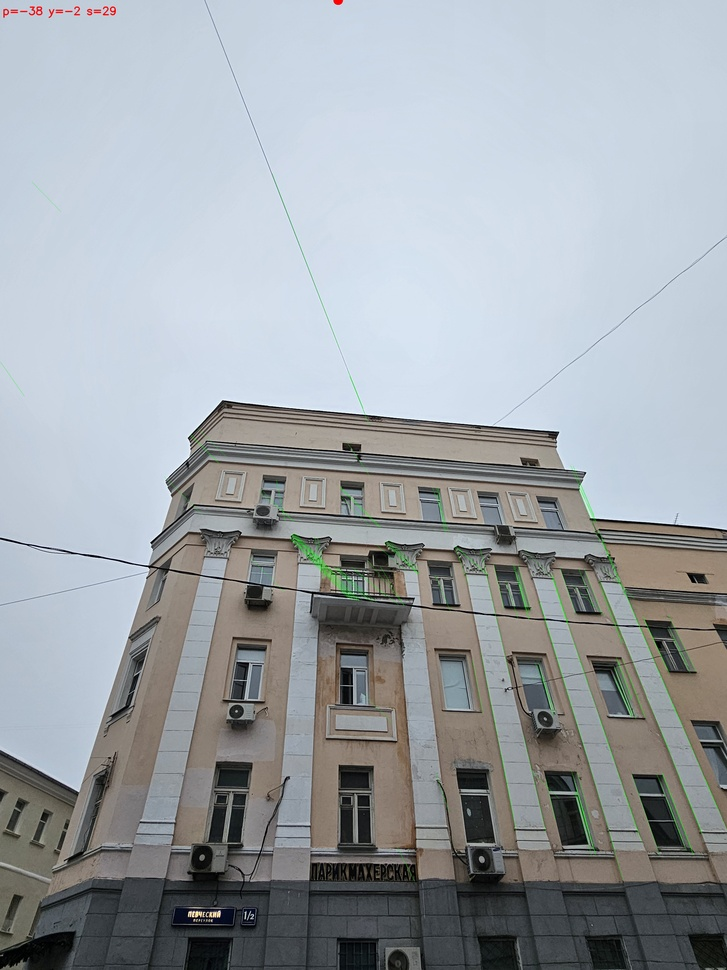
#> input picture examples/20260302_120131_rectified_debug.jpg, 727 x 970 px, shrunk from 3000 x 4000 before the run
$ python main.py examples/20260302_120131_rectified_debug.jpg
#> lines starting #> are read from the running program, lines starting #| are printed output that depends on the picture
### src/detector.py
import cv2
import numpy as np


class Detector:
    def __init__(self, img_bgr):
        self.img = img_bgr
        self.h, self.w = img_bgr.shape[:2]

    def find_all_lines(self):
        gray = cv2.cvtColor(self.img, cv2.COLOR_BGR2GRAY)
        edges = cv2.Canny(cv2.equalizeHist(gray), 50, 150, apertureSize=3)
        lines = cv2.HoughLinesP(edges, 1, np.pi / 180,
                                threshold=80, minLineLength=60, maxLineGap=20)
        return [l[0].tolist() for l in lines] if lines is not None else []

    def is_facade_line(self, l):
        x1, y1, x2, y2 = l
        length = np.sqrt((x2 - x1) ** 2 + (y2 - y1) ** 2)

        if length < self.h * 0.04:
            return False
        dx = abs(x2 - x1)
        dy = abs(y2 - y1)
        angle = abs(np.degrees(np.arctan2(dy, max(dx, 1))))
        if angle < 15 or angle > 80:
            return False
        if length > self.w * 0.5 and 20 < angle < 70:
            return False
        if min(y1, y2) < self.h * 0.15:
            return False
        if abs(x2 - x1) > self.w * 0.6:
            return False
        if abs(x2 - x1) > 1:
            t = (0 - y1) / max(y2 - y1, 1e-5)
            x_at_top = x1 + t * (x2 - x1)
            if not (-self.w * 0.5 < x_at_top < self.w * 1.5):
                return False
        return True

    def get_facade_lines(self):
        all_lines = self.find_all_lines()
        facade = [l for l in all_lines if self.is_facade_line(l)]

        if len(facade) < 4:
            facade = [l for l in all_lines
                      if 15 < abs(np.degrees(np.arctan2(
                          abs(l[3] - l[1]), max(abs(l[2] - l[0]), 1)))) < 80
                      and np.sqrt((l[2] - l[0]) ** 2 + (l[3] - l[1]) ** 2) > 50
                      and min(l[1], l[3]) > self.h * 0.15
                      and abs(l[2] - l[0]) < self.w * 0.6]

        return facade, all_lines

### src/vanishing_point.py
import numpy as np
import random


class VanishingPointFinder:
    def __init__(self, facade_lines, img_h, img_w, n_iter=2000, thresh=12):
        self.lines = facade_lines
        self.img_h = img_h
        self.img_w = img_w
        self.n_iter = n_iter
        self.thresh = thresh
        self.abc_list = [self._line_abc(l) for l in facade_lines]

    @staticmethod
    def _line_abc(l):
        x1, y1, x2, y2 = l
        a = y2 - y1
        b = x1 - x2
        c = x2 * y1 - x1 * y2
        n = np.sqrt(a ** 2 + b ** 2 + 1e-10)
        return a / n, b / n, c / n

    @staticmethod
    def _intersect(l1, l2):
        a1 = l1[3]-l1[1]; b1 = l1[0]-l1[2]; c1 = l1[2]*l1[1]-l1[0]*l1[3]
        a2 = l2[3]-l2[1]; b2 = l2[0]-l2[2]; c2 = l2[2]*l2[1]-l2[0]*l2[3]
        D = a1*b2 - a2*b1
        if abs(D) < 1e-8:
            return None
        return (b1*c2 - b2*c1) / D, (a2*c1 - a1*c2) / D

    def find(self):
        if len(self.lines) < 2:
            return None, 0

        best_vp, best_score = None, 0

        for _ in range(self.n_iter):
            i, j = random.sample(range(len(self.lines)), 2)
            pt = self._intersect(self.lines[i], self.lines[j])
            if pt is None:
                continue

            px, py = pt

            if py > self.img_h * 0.35:
                continue
            if not (-self.img_h * 30 < px < self.img_w * 30):
                continue

            score = sum(1 for abc in self.abc_list
                        if abs(abc[0]*px + abc[1]*py + abc[2]) < self.thresh)

            if score > best_score:
                best_score = score
                best_vp = (px, py)

        return best_vp, best_score

### src/rectifier.py
import cv2
import numpy as np


class Rectifier:
    def __init__(self, img_bgr):
        self.img = img_bgr
        self.h, self.w = img_bgr.shape[:2]
        self.H = None
        self.pitch = None
        self.yaw = None
        self.K = None

    def compute_homography(self, vp_x, vp_y):
        cx, cy = self.w / 2, self.h / 2
        f = float(self.w)
        self.K = np.array([[f, 0, cx], [0, f, cy], [0, 0, 1]], dtype=np.float64)
        Kinv = np.linalg.inv(self.K)

        d = Kinv @ np.array([vp_x, vp_y, 1.0])
        d /= np.linalg.norm(d)
        self.pitch = np.arctan2(d[1], d[2])
        self.yaw = np.arctan2(d[0], d[2])

        R_p = np.array([[1, 0, 0],
                        [0, np.cos(-self.pitch), -np.sin(-self.pitch)],
                        [0, np.sin(-self.pitch),  np.cos(-self.pitch)]])
        R_y = np.array([[np.cos(-self.yaw), 0, np.sin(-self.yaw)],
                        [0, 1, 0],
                        [-np.sin(-self.yaw), 0, np.cos(-self.yaw)]])
        self.H = self.K @ (R_y @ R_p) @ Kinv
        return self.H, self.pitch, self.yaw, self.K

    def apply_rectification(self):
        corners = np.float32([[0, 0], [self.w, 0],
                               [self.w, self.h], [0, self.h]]).reshape(-1, 1, 2)
        tp = cv2.perspectiveTransform(corners, self.H)
        min_x, min_y = tp[:, :, 0].min(), tp[:, :, 1].min()
        max_x, max_y = tp[:, :, 0].max(), tp[:, :, 1].max()
        T = np.array([[1, 0, -min_x], [0, 1, -min_y], [0, 0, 1]], dtype=np.float64)
        return cv2.warpPerspective(self.img, T @ self.H,
                                   (int(max_x - min_x), int(max_y - min_y)))

### src/metrics.py
import numpy as np
from src.detector import Detector
from src.vanishing_point import VanishingPointFinder


class MetricsCalculator:
    def __init__(self, img_before, img_after, vp_before):
        self.img_before = img_before
        self.img_after = img_after
        self.vp_before = vp_before
        self.h, self.w = img_before.shape[:2]
        self.ha, self.wa = img_after.shape[:2]

    @staticmethod
    def verticality_error(lines):
        if not lines:
            return None
        errors = []
        for l in lines:
            dx = abs(l[2] - l[0])
            dy = abs(l[3] - l[1])
            angle = abs(np.degrees(np.arctan2(dy, max(dx, 1))))
            errors.append(abs(90 - angle))
        return float(np.mean(errors))

    @staticmethod
    def parallelism_std(lines):
        if not lines:
            return None
        angles = []
        for l in lines:
            dx = l[2] - l[0]
            dy = l[3] - l[1]
            angles.append(np.degrees(np.arctan2(dy, max(abs(dx), 1))))
        return float(np.std(angles))

    @staticmethod
    def vp_residual(lines, vp):
        if not lines or vp is None:
            return None
        vp_x, vp_y = vp
        dists = []
        for l in lines:
            x1, y1, x2, y2 = l
            a = y2-y1; b = x1-x2; c = x2*y1-x1*y2
            n = np.sqrt(a**2 + b**2 + 1e-10)
            dists.append(abs(a*vp_x + b*vp_y + c) / n)
        return float(np.mean(dists))

    @staticmethod
    def horizon_distance(vp, img_h, img_w):
        if vp is None:
            return None
        vp_x, vp_y = vp
        cx, cy = img_w / 2, img_h / 2
        dist = np.sqrt((vp_x - cx)**2 + (vp_y - cy)**2)
        return float(dist / img_h)

    def compute_all(self):
        lines_before, _ = Detector(self.img_before).get_facade_lines()
        lines_after, _  = Detector(self.img_after).get_facade_lines()
        vp_after, _ = VanishingPointFinder(lines_after, self.ha, self.wa).find()

        return {
            "verticality_error": {
                "before": self.verticality_error(lines_before),
                "after":  self.verticality_error(lines_after),
                "unit": "degrees, lower=better"
            },
            "parallelism_std": {
                "before": self.parallelism_std(lines_before),
                "after":  self.parallelism_std(lines_after),
                "unit": "degrees, lower=better"
            },
            "vp_residual_px": {
                "before": self.vp_residual(lines_before, self.vp_before),
                "after":  self.vp_residual(lines_after, vp_after),
                "unit": "pixels, lower=better"
            },
            "vp_horizon_distance": {
                "before": self.horizon_distance(self.vp_before, self.h, self.w),
                "after":  self.horizon_distance(vp_after, self.ha, self.wa),
                "unit": "normalized by height, higher=more tilt"
            }
        }

### src/annotator.py
import cv2
import json
import numpy as np
from pathlib import Path


class Annotator:
    def __init__(self, img_bgr):
        self.img = img_bgr

    # [12 lines left out: function draw_debug_image, not called in this run]

    @staticmethod
    def save_annotation(path, data):
        with open(path, "w", encoding="utf-8") as f:
            json.dump(data, f, indent=2, ensure_ascii=False)

### main.py
"""
Обработка одного фото
python main.py data/raw/photo.jpg
python main.py data/raw/photo.jpg --debug
python main.py data/raw/photo.jpg -o data/output/

Обработка всей папки
python main.py data/raw/ -o data/outputall/
python main.py data/raw/ -o data/outputall/ --debug
python main.py data/raw/ -o data/outputall/ --no-annotate
"""

import argparse
import sys
from pathlib import Path
import cv2
import numpy as np

from src.detector import Detector
from src.vanishing_point import VanishingPointFinder
from src.rectifier import Rectifier
from src.metrics import MetricsCalculator
from src.annotator import Annotator


def process(input_path, output_path, debug=False, annotate=True, verbose=True):
    img_bgr = cv2.imread(str(input_path))
    if img_bgr is None:
        print(f"Ошибка: не удалось открыть файл: {input_path}", file=sys.stderr)
        return False

    h, w = img_bgr.shape[:2]
    if verbose:
        print(f"\n{'─'*50}")
        print(f"  Файл: {input_path}  [{w}x{h}]")

    detector = Detector(img_bgr)
    facade_lines, _ = detector.get_facade_lines()
    if verbose:
        print(f"  Линий фасада: {len(facade_lines)}")

    vp_finder = VanishingPointFinder(facade_lines, h, w)
    vp, score = vp_finder.find()
    if vp is None or score < 3:
        print("  Ошибка: точку схода найти не удалось.", file=sys.stderr)
        return False
    if verbose:
        print(f"  VP: ({vp[0]:.0f}, {vp[1]:.0f})  score={score}")

    rectifier = Rectifier(img_bgr)
    H, pitch, yaw, K = rectifier.compute_homography(vp[0], vp[1])
    rectified = rectifier.apply_rectification()
    cv2.imwrite(str(output_path), rectified)
    if verbose:
        print(f"  Сохранено: {output_path}")
        print(f"  Pitch: {np.degrees(pitch):.1f}  Yaw: {np.degrees(yaw):.1f}")

    metrics_calc = MetricsCalculator(img_bgr, rectified, vp)
    metrics = metrics_calc.compute_all()
    if verbose:
        for name, vals in metrics.items():
            b = f"{vals['before']:.2f}" if vals['before'] is not None else "N/A"
            a = f"{vals['after']:.2f}"  if vals['after']  is not None else "N/A"
            print(f"  {name:30s} до={b:8s}  после={a:8s}  ({vals['unit']})")

    if annotate:
        annotation = {
            "input": str(input_path),
            "output": str(output_path),
            "vanishing_point": {"x": float(vp[0]), "y": float(vp[1])},
            "vp_score": int(score),
            "camera": {
                "focal_length_px": float(w),
                "cx": float(w / 2),
                "cy": float(h / 2),
                "image_size": [w, h]
            },
            "camera_pose": {
                "pitch_deg": float(np.degrees(pitch)),
                "yaw_deg":   float(np.degrees(yaw))
            },
            "metrics": metrics
        }
        json_path = Path(output_path).with_suffix(".json")
        Annotator.save_annotation(json_path, annotation)
        if verbose:
            print(f"  Аннотация: {json_path}")

    if debug:
        annotator = Annotator(img_bgr)
        vis = annotator.draw_debug_image(facade_lines, vp,
                                         np.degrees(pitch), np.degrees(yaw), score)
        dbg_path = Path(output_path).parent / (Path(output_path).stem + "_debug.jpg")
        cv2.imwrite(str(dbg_path), vis)
        if verbose:
            print(f"  Debug: {dbg_path}")

    return True


def main():
    parser = argparse.ArgumentParser(
        description="Ректификация фото зданий по точке схода",
        epilog=(
            "Примеры:\n"
            "  python main.py data/raw/photo.jpg\n"
            "  python main.py data/raw/ -o data/output/ --debug\n"
            "  python main.py data/raw/ -o data/output/ --quiet"
        )
    )
    parser.add_argument("inputs", nargs="+", help="Файл(ы) или папка")
    parser.add_argument("-o", "--output", default="data/output",
                        help="Папка для результатов (по умолч. data/output)")
    parser.add_argument("--debug", action="store_true",
                        help="Сохранять debug-картинку с линиями и VP")
    parser.add_argument("--no-annotate", action="store_true",
                        help="Не сохранять JSON-аннотации")
    parser.add_argument("--quiet", action="store_true",
                        help="Минимальный вывод")
    args = parser.parse_args()

    out_dir = Path(args.output)
    out_dir.mkdir(parents=True, exist_ok=True)

    files = []
    for inp in args.inputs:
        p = Path(inp)
        if p.is_dir():
            for ext in ("*.jpg", "*.jpeg", "*.png", "*.JPG", "*.JPEG"):
                files.extend(p.glob(ext))
        elif p.exists():
            files.append(p)
        else:
            print(f"Предупреждение: файл не найден: {inp}", file=sys.stderr)

    if not files:
        print("Ошибка: файлы не найдены.", file=sys.stderr)
        sys.exit(1)

    ok = fail = 0
    for f in files:
        out = out_dir / (f.stem + "_rectified" + f.suffix)
        if process(f, out,
                   debug=args.debug,
                   annotate=not args.no_annotate,
                   verbose=not args.quiet):
#> in process, img_bgr is the input picture: shape (970, 727, 3); mean B, G, R 167.6, 162.9, 157.1
#|   Файл: examples/20260302_120131_rectified_debug.jpg  [727x970]
#> in find_all_lines, `edges = cv2.Canny(cv2.equalizeHist(gray), 50, 150, apertureSize=3)`:
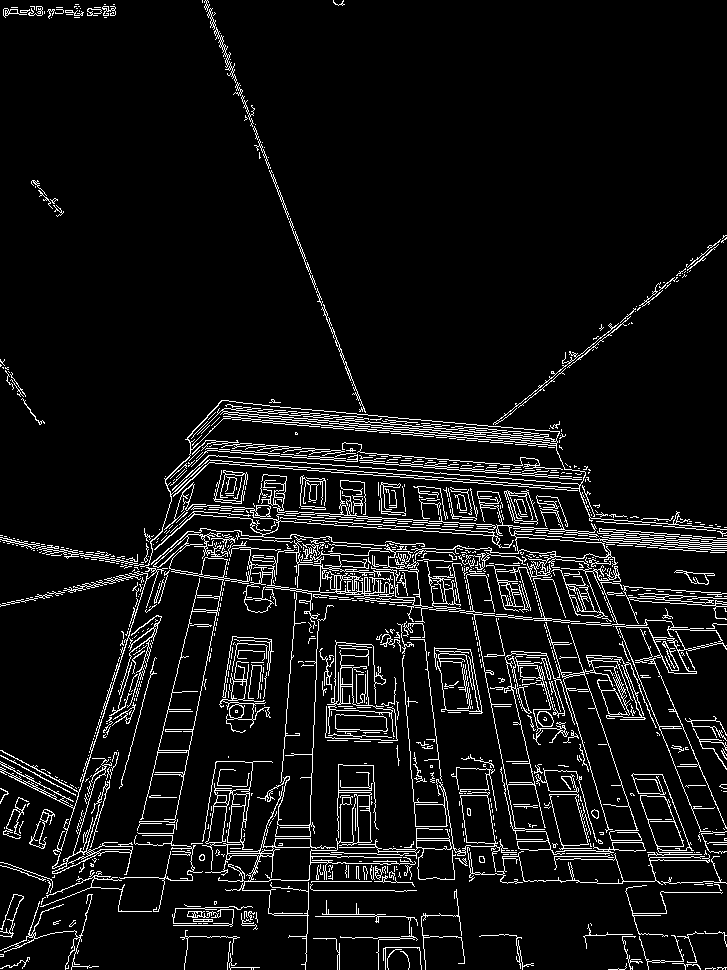
#> edges: shape (970, 727); 7.2% white in thin lines or dots
#> in find_all_lines, `lines = cv2.HoughLinesP(edges, 1, np.pi / 180, threshold=80, minLineLe..`: lines = 360 rows, first 6: [206, 1, 371, 431], [168, 509, 726, 548], [170, 502, 663, 537], [474, 440, 685, 269], [305, 969, 310, 819], [207, 415, 559, 445]
#> in get_facade_lines, `all_lines = self.find_all_lines()`: all_lines = 360 items, first 6: [206, 1, 371, 431], [168, 509, 726, 548], [170, 502, 663, 537], [474, 440, 685, 269], [305, 969, 310, 819], [207, 415, 559, 445]
#> in get_facade_lines, `facade = [l for l in all_lines if self.is_facade_line(l)]`: facade = 33 items, first 6: [560, 604, 666, 913], [480, 548, 556, 880], [523, 549, 615, 849], [443, 459, 519, 852], [554, 551, 576, 614], [673, 763, 721, 882]
#> in process, `facade_lines, _ = detector.get_facade_lines()`: facade_lines has the same summary as facade in get_facade_lines
#|   Линий фасада: 33
#> in __init__, `self.lines = facade_lines`: self.lines has the same summary as facade in get_facade_lines
#> in __init__, `self.abc_list = [self._line_abc(l) for l in facade_lines]`: self.abc_list = 33 items, first 6: (0.946, -0.324, -333.7), (0.975, -0.223, -345.6), (0.956, -0.293, -339.1), (0.982, -0.19, -347.8), (0.944, -0.33, -341.4), (0.927, -0.374, -338.7)
#> the loop in find, `for _ in range(self.n_iter):` made 2000 passes
#> (i, j, px, py, score, best_score) on passes 1, 2, 6, 12, 22: (24, 26, -614, -869, 3, 3), (2, 16, 417.1, 203.5, 8, 8), (13, 32, 335.6, -107.6, 13, 13), (30, 6, 351.8, -16.64, 17, 17), (14, 15, 337.3, -72.83, 18, 18)
#> after the loop in find, `for _ in range(self.n_iter):`: best_score = 18
#> in process, `vp, score = vp_finder.find()`: vp = (337.3, -72.83); score = 18
#|   VP: (337, -73)  score=18
#> in process, `H, pitch, yaw, K = rectifier.compute_homography(vp[0], vp[1])`: H = [[0.981, 0.326, -205.9], [-0.024, 1.2, -630.9], [-4.96e-05, 0.000837, 0.405]]; pitch = -0.654; yaw = -0.036; K = [[727, 0, 363.5], [0, 727, 485], [0, 0, 1]]
#> in apply_rectification, `return cv2.warpPerspective(self.img, T @ self.H, (int(max_x - min_x), ..`:
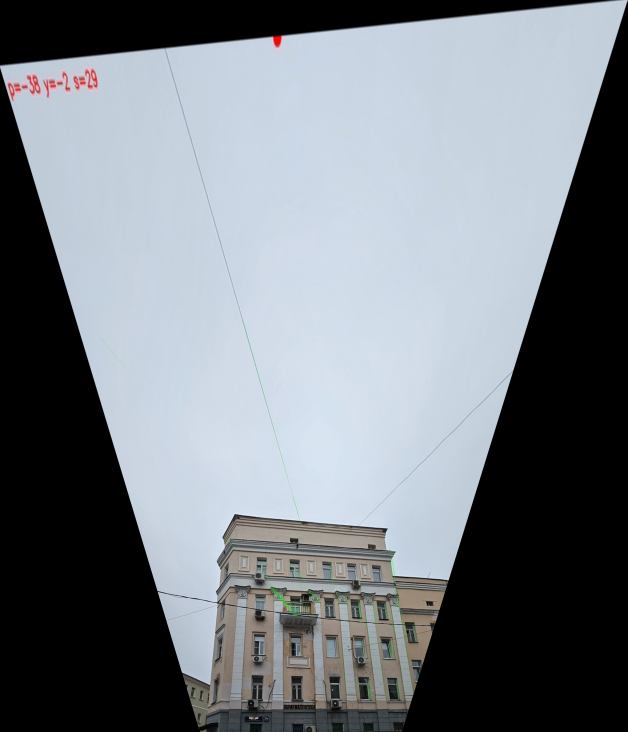
#> returned value: shape (2194, 1883, 3) (shown at 1/3 size); mean of channels 0, 1, 2 131.7, 125.3, 119.3; drawn as B, G, R
#|   Pitch: -37.5  Yaw: -2.1
#> in __init__, `self.vp_before = vp_before`: self.vp_before = (337.3, -72.83)
#> in compute_all, `lines_before, _ = Detector(self.img_before).get_facade_lines()`: lines_before has the same summary as facade in get_facade_lines
#> in find_all_lines (call 3), `edges = cv2.Canny(cv2.equalizeHist(gray), 50, 150, apertureSize=3)`:
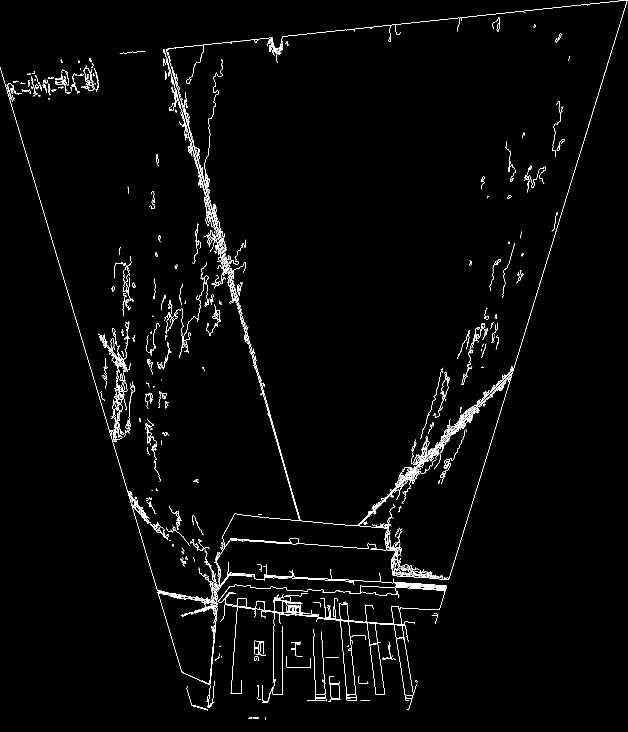
#> edges: shape (2194, 1883) (shown at 1/3 size); 1.3% white in thin lines or dots
#> in find_all_lines (call 3), `lines = cv2.HoughLinesP(edges, 1, np.pi / 180, threshold=80, minLineLe..`: lines = 241 rows, first 6: [504, 145, 812, 113], [553, 358, 898, 1561], [491, 147, 793, 1198], [1342, 1313, 1538, 1117], [1369, 1665, 1643, 772], [490, 148, 751, 1060]
#> in compute_all, `lines_after, _  = Detector(self.img_after).get_facade_lines()`: lines_after = 32 items, first 6: [553, 358, 898, 1561], [734, 978, 901, 1561], [579, 434, 816, 1263], [593, 474, 747, 1011], [58, 397, 183, 809], [264, 1082, 387, 1487]
#> the loop in find (call 2), `for _ in range(self.n_iter):` made 2000 passes
#> (i, j, px, py, score, best_score) on passes 3, 10, 24, 27: (12, 10, -526.7, -3443, 8, 8), (18, 12, 534.1, 318, 10, 10), (1, 31, -341.8, -2777.6, 11, 11), (0, 18, 439.1, -39.02, 12, 12)
#> the loop in verticality_error, `for l in lines:` made 33 passes
#> the loop in verticality_error (call 2), `for l in lines:` made 32 passes
#> the loop in parallelism_std, `for l in lines:` made 33 passes
#> the loop in parallelism_std (call 2), `for l in lines:` made 32 passes
#> the loop in vp_residual, `for l in lines:` made 33 passes
#> the loop in vp_residual (call 2), `for l in lines:` made 32 passes
#> the loop in process, `for name, vals in metrics.items():` made 4 passes
#> name on passes 1 to 4: 'verticality_error', 'parallelism_std', 'vp_residual_px', 'vp_horizon_distance'
#> (printed output is left out)
            ok += 1
        else:
            fail += 1

    if len(files) > 1:
        print(f"\n{'='*50}")
        print(f"  Обработано: {ok}/{len(files)}  Ошибок: {fail}")


if __name__ == "__main__":
    main()
